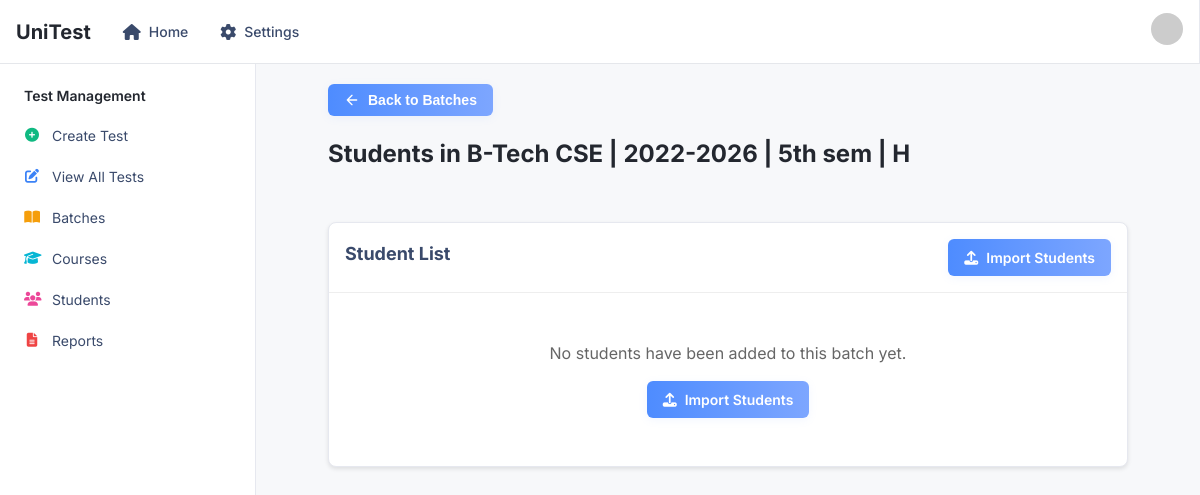
Before: /batches/9/students/ (signed in) with the older database file.
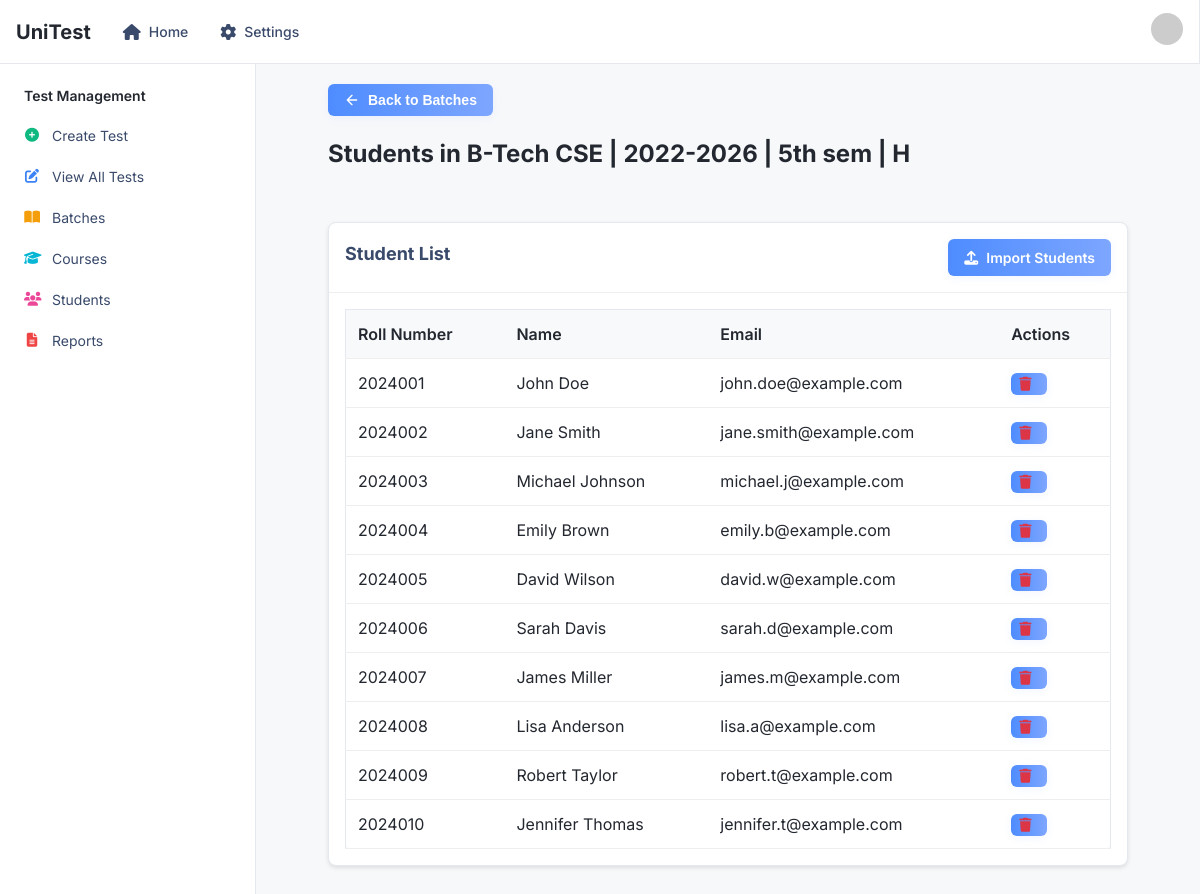
After: the same page with the newer database file.
### base/models.py (models this page shows, shortened)
class Batch(models.Model):
    batch_name    = models.CharField(max_length=255)
    batch_section = models.CharField(max_length=3)
    batch_session = models.CharField(max_length=20)
    semester      = models.IntegerField()
    def __str__(self):
        return f"{self.batch_name} | {self.batch_session} | {self.semester}th sem | {self.batch_section}"

class Student(models.Model):
    batch = models.ForeignKey(Batch, on_delete=models.CASCADE, related_name='students')
    name = models.CharField(max_length=255)
    email = models.EmailField(unique=True)
    roll_number = models.CharField(max_length=20, unique=True)
    created_at = models.DateTimeField(auto_now_add=True)

### base/views.py (the view)
# urls.py: path('batches/<int:batch_id>/students/', views.view_batch_students,         name = 'view_batch_students'),
@login_required
def view_batch_students(request, batch_id):
    batch = get_object_or_404(Batch, id=batch_id)
    students = batch.students.all().order_by('roll_number')
    return render(request, 'view_batch_students.html', {
        'batch': batch,
        'students': students
    })

### templates/view_batch_students.html (shortened to what this page needs)
{% extends 'base.html' %} {% block content %}
<div class="container">
    <a href="{% url 'batches' %}">
        <button id="backButton" class="button button-outline mb-5">
            <svg xmlns="http://www.w3.org/2000/svg" width="16" height="16" viewBox="0 0 24 24" fill="none" stroke="currentColor" stroke-width="2" stroke-linecap="round" stroke-linejoin="round" class="mr-2">
                <path d="M19 12H5M12 19l-7-7 7-7"></path>
            </svg>
            Back to Batches
        </button>
    </a>
    <h1>Students in {{ batch }}</h1>
    <div class="card">
        <header class="card-header">
            <h2>Student List</h2>
            <a href="{% url 'import_students' batch.id %}" class="button"> <i class="fas fa-upload"></i> Import Students </a>
        </header>
        <div class="card-content">
            {% if students %}
            <div class="table-container">
                <table class="table">
                    <thead>
                        <tr>
                            <th>Roll Number</th>
                            <th>Name</th>
                            <th>Email</th>
                            <th>Actions</th>
                        </tr>
                    </thead>
                    <tbody>
                        {% for student in students %}
                        <tr>
                            <td>{{ student.roll_number }}</td>
                            <td>{{ student.name }}</td>
                            <td>{{ student.email }}</td>
                            <td>
                                <button class="button ghost delete-student" data-student-id="{{ student.id }}">
                                    <i class="fas fa-trash"></i>
                                </button>
                            </td>
                        </tr>
                        {% endfor %}
                    </tbody>
                </table>
            </div>
            {% else %}
            <div class="empty-state">
                <p>No students have been added to this batch yet.</p>
                <a href="{% url 'import_students' batch.id %}" class="button"> <i class="fas fa-upload"></i> Import Students </a>
            </div>
            {% endif %}
        </div>
    </div>
</div>
{% endblock %}

### templates/base.html (shortened to what this page needs)
{% load static %}
<!DOCTYPE html>
<html lang="en">
<head>
    <link rel="stylesheet" href="{% static 'css/dash.css' %}">
    <link rel="stylesheet" href="{% static 'css/create.css' %}">
    <link rel="stylesheet" href="{% static 'css/batches.css' %}">
    <link rel="stylesheet" href="{% static 'css/course.css' %}">
    <link rel="stylesheet" href="{% static 'css/view_test.css' %}">
    <link rel="stylesheet" href="{% static 'css/update_batch.css' %}">
    <link rel="stylesheet" href="{% static 'css/list_test.css' %}">
    <link rel="stylesheet" href="https://cdnjs.cloudflare.com/ajax/libs/font-awesome/6.4.0/css/all.min.css">
</head>
<body>
    <div class="layout">
        <header class="top-nav">
            <div class="logo">
                <span class="logo-text">UniTest</span>
            </div>
            <nav class="main-nav">
                <a href="{% url 'homePage' %}" class="nav-link active">
                    <i class="fas fa-home"></i>
                    Home
                </a>
                <a href="/settings" class="nav-link">
                    <i class="fas fa-cog"></i>
                    Settings
                </a>
            </nav>
            <div class="user-nav">
                <div class="user-dropdown">
                    <button class="avatar-btn">
                        <img src="https://randomuser.me/api/portraits/men/1.jpg" alt="User avatar" class="avatar" />
                    </button>
                </div>
            </div>
        </header>
        <div class="content-wrapper">
            <aside class="side-nav">
                <div class="side-nav-content">
                    <div class="side-nav-group">
                        <h2 class="side-nav-title">Test Management</h2>
                        <div class="side-nav-menu">
                            <a href= "{% url 'create_test' %}" class="side-nav-link">
                                <i class="fas fa-plus-circle text-green"></i>
                                <span>Create Test</span>
                            </a>
                            <a href="{% url 'list_tests' %}" class="side-nav-link">
                                <i class="fas fa-edit text-blue"></i>
                                <span>View All Tests</span>
                            </a>
                            <a href="{% url 'batches' %}" class="side-nav-link">
                                <i class="fas fa-book-open text-yellow"></i>
                                <span>Batches</span>
                            </a>
                            <a href="/courses" class="side-nav-link">
                                <i class="fas fa-graduation-cap text-cyan"></i>
                                <span>Courses</span>
                            </a>
                            <a href="/students" class="side-nav-link">
                                <i class="fas fa-users text-pink"></i>
                                <span>Students</span>
                            </a>
                            <a href="/reports" class="side-nav-link">
                                <i class="fas fa-file-alt text-red"></i>
                                <span>Reports</span>
                            </a>
                        </div>
                    </div>
                </div>
            </aside>
    {% block content %}
    {% endblock %}
</body>
</html>

### static/css/dash.css (style rules this page uses)
:root { --primary: #0070f3; --primary-hover: #0060df; --background: #ffffff; --foreground: #000000; --muted: #6b7280; --muted-foreground: #6b7280; --border: #e5e7eb; --input: #e5e7eb; --ring: #e5e7eb; --radius: 0.5rem; --green: #10b981; --blue: #3b82f6; --orange: #f59e0b; --purple: #8b5cf6; --yellow: #f59e0b; --pink: #ec4899; --cyan: #06b6d4; --red: #ef4444; }
* { box-sizing: border-box; margin: 0; padding: 0; }
body { font-family: -apple-system, BlinkMacSystemFont, 'Segoe UI', Roboto, 'Helvetica Neue', Arial, sans-serif; background-color: #f9fafb; color: var(--foreground); line-height: 1.5; height: 100vh; }
a { text-decoration: none; color: inherit; }
.layout { display: flex; flex-direction: column; min-height: 100vh; }
.content-wrapper { display: flex; flex: 1; }
.top-nav { display: flex; align-items: center; height: 4rem; padding: 0 1rem; background-color: white; border-bottom: 1px solid var(--border); position: sticky; top: 0; z-index: 10; }
.logo { display: flex; align-items: center; gap: 0.5rem; }
.logo-text { font-size: 1.25rem; font-weight: 700; }
.main-nav { display: flex; align-items: center; margin-left: 1.5rem; gap: 1rem; }
.nav-link { display: flex; align-items: center; gap: 0.5rem; padding: 0.5rem; font-size: 0.875rem; font-weight: 500; color: var(--muted-foreground); transition: color 0.2s; }
.nav-link i { font-size: 1rem; }
.user-nav { margin-left: auto; display: flex; align-items: center; gap: 1rem; }
.avatar-btn { width: 2rem; height: 2rem; border-radius: 9999px; overflow: hidden; cursor: pointer; border: none; background: none; padding: 0; }
.avatar { width: 100%; height: 100%; object-fit: cover; }
.user-dropdown { position: relative; }
.side-nav { width: 16rem; border-right: 1px solid var(--border); background-color: white; overflow-y: auto; }
.side-nav-content { padding: 1rem 0; }
.side-nav-group { padding: 0.5rem 1rem; }
.side-nav-title { font-size: 0.875rem; font-weight: 600; margin-bottom: 0.75rem; padding: 0 0.5rem; }
.side-nav-menu { display: flex; flex-direction: column; gap: 0.25rem; }
.side-nav-link { display: flex; align-items: center; gap: 0.75rem; padding: 0.5rem; border-radius: var(--radius); font-size: 0.875rem; transition: background-color 0.2s; }
.side-nav-link i { width: 1rem; text-align: center; }
.text-green { color: var(--green); }
.text-blue { color: var(--blue); }
.text-yellow { color: var(--yellow); }
.text-pink { color: var(--pink); }
.text-cyan { color: var(--cyan); }
.text-red { color: var(--red); }

### static/css/create.css (style rules this page uses)
:root { --primary: #0070f3; --primary-hover: #0060df; --background: #ffffff; --foreground: #000000; --muted: #6b7280; --muted-foreground: #6b7280; --border: #e5e7eb; --input: #e5e7eb; --ring: #e5e7eb; --radius: 0.5rem; --error: #ef4444; }
* { box-sizing: border-box; margin: 0; padding: 0; }
body { font-family: -apple-system, BlinkMacSystemFont, 'Segoe UI', Roboto, 'Helvetica Neue', Arial, sans-serif; background-color: #f9fafb; color: var(--foreground); line-height: 1.5; }
.container { max-width: 1200px; margin: 0 auto; padding: 2rem 1rem; }
h2 { font-size: 1.875rem; font-weight: 700; line-height: 1.2; margin-bottom: 0.5rem; }
.card { background-color: white; border-radius: var(--radius); box-shadow: 0 1px 3px rgba(0, 0, 0, 0.1); margin: 50px auto; width: 800px; }
.card-content { padding: 1.5rem; }
.button { display: inline-flex; align-items: center; justify-content: center; border-radius: var(--radius); font-size: 0.875rem; font-weight: 500; padding: 0.5rem 1rem; cursor: pointer; transition: background-color 0.2s, color 0.2s, border-color 0.2s; border: 1px solid transparent; }
.button.ghost { background-color: transparent; border-color: transparent; padding: 0.25rem; }

### static/css/course.css (style rules this page uses)
:root { --primary-color: #0070f3; --background-color: #f0f0f0; --card-background: #ffffff; --text-color: #333333; --muted-color: #666666; --border-color: #e0e0e0; }
body { font-family: -apple-system, BlinkMacSystemFont, "Segoe UI", Roboto, "Helvetica Neue", Arial, sans-serif; line-height: 1.6; color: var(--text-color); background-color: var(--background-color); margin: 0; padding: 0; }
.container { max-width: 1200px; margin: 0 auto; padding: 2rem; }
h1, h2, h3 { margin-top: 0; }
.button { display: inline-flex; align-items: center; justify-content: center; padding: 0.5rem 1rem; border: none; border-radius: 4px; font-size: 1rem; cursor: pointer; transition: background-color 0.2s; }
.button i { margin-right: 0.5rem; }

Changed rows visible on the page:
added Student: roll_number "2024001", name "John Doe", email "john.doe@example.com"
added Student: roll_number "2024002", name "Jane Smith", email "jane.smith@example.com"
added Student: roll_number "2024003", name "Michael Johnson", email "michael.j@example.com"
added Student: roll_number "2024004", name "Emily Brown", email "emily.b@example.com"
added Student: roll_number "2024005", name "David Wilson", email "david.w@example.com"
added Student: roll_number "2024006", name "Sarah Davis", email "sarah.d@example.com"
added Student: roll_number "2024007", name "James Miller", email "james.m@example.com"
added Student: roll_number "2024008", name "Lisa Anderson", email "lisa.a@example.com"
added Student: roll_number "2024009", name "Robert Taylor", email "robert.t@example.com"
added Student: roll_number "2024010", name "Jennifer Thomas", email "jennifer.t@example.com"
Other visible differences:
text no longer shown: "No students have been added to this batch yet. Import Students"
text now shown: "Roll Number Name Email Actions"
